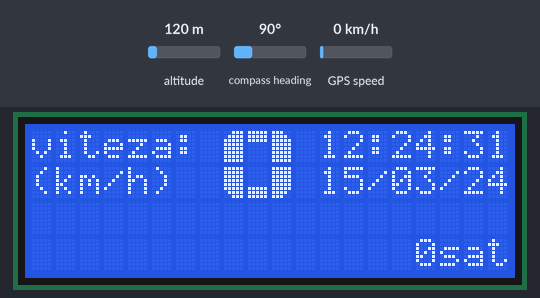
A sketch run on a simulated Arduino Uno, built with avr-gcc and run on an emulated ATmega328P. Shown: 20×4 character LCD. Inputs (shaded band) come from the test bench; at power-on: GPS speed 0 km/h, altitude 120 m, compass heading 90°. The GPS gets a fix after 3 s at 37.7749, -122.4194 with 8 satellites.

Above: at 1.3 s.
1.4 s: GPS speed set to 2 km/h
At 5.4 s:
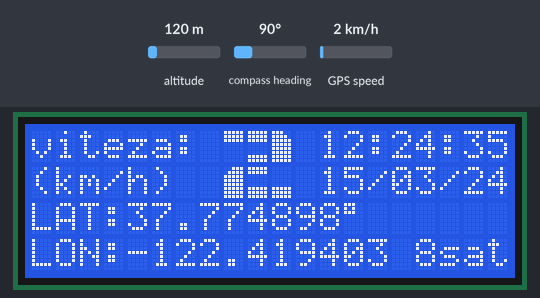
5.5 s: GPS speed set to 30 km/h
At 7.8 s:
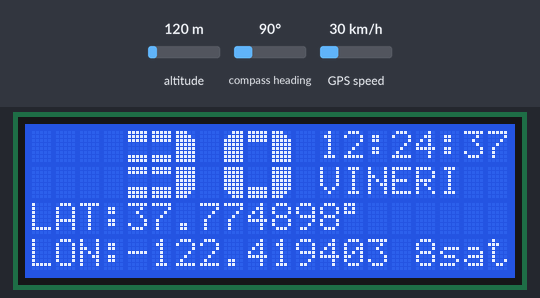
9.6 s: GPS speed set to 60 km/h
At 12.0 s:
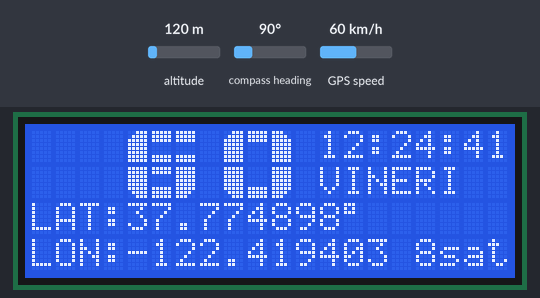
13.7 s: GPS speed set to 90 km/h
At 16.0 s:
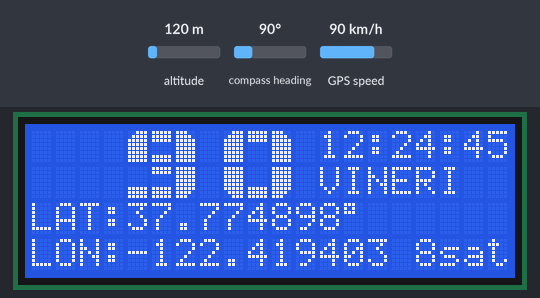
17.8 s: GPS speed set to 118 km/h
At 19.4 s:
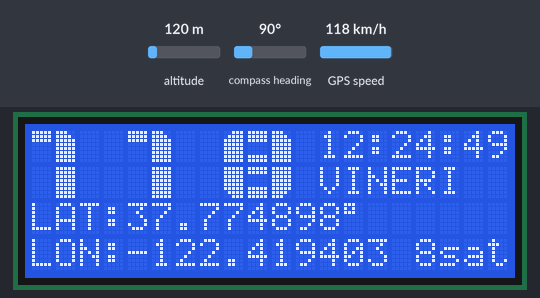
21.9 s: GPS speed set to 9 km/h
At 23.7 s:
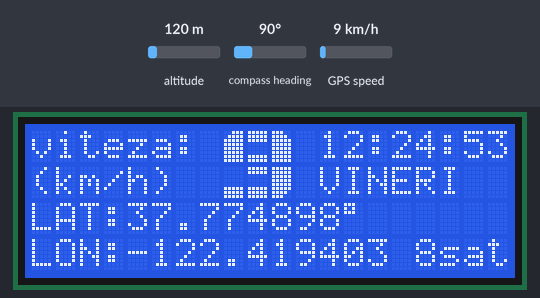
Timing chart, 0 to 25.2 s (numbered marks = the images above; inputs shaded):
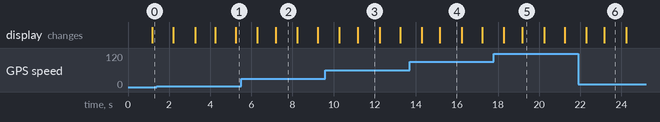

The sketch:

GPS_speedometer.ino
```cpp
// (licence header left out)
#include <TinyGPS++.h>        // include TinyGPS++ library
#include <TimeLib.h>          // include Arduino time library
#include <SoftwareSerial.h>   // include software serial library
#include <Wire.h>
#include <LiquidCrystal_I2C.h>

// Set the LCD address to 0x27 for a 20 chars and 4 line display
LiquidCrystal_I2C lcd(0x27, 20, 4);

TinyGPSPlus gps;

#define S_RX    4   // define software serial RX pin
#define S_TX    3   // define software serial TX pin

SoftwareSerial SoftSerial(S_RX, S_TX);   // configure SoftSerial library


#define time_offset   7200  // define a clock offset of 3600 seconds (1 hour) ==> UTC + 1

// variable definitions
//char Taim[]  = "TIME: 00:00:00";
//char Date[]  = "DATE: 00-00-2000";
char Taim[]  = "00:00:00";
char Date[]  = " 00/00/00";

byte last_second, Second, Minute, Hour, Day, Month;
int Year;

int spid;
int spid0 = 123;
double latit;
double longit;
byte sat;
byte x = 0;
byte y = 0;

// the 8 arrays that form each segment of the custom numbers
byte LT[8] =
{
  B00111,
  B01111,
  B11111,
  B11111,
  B11111,
  B11111,
  B11111,
  B11111
};
byte UB[8] =
{
  B11111,
  B11111,
  B11111,
  B00000,
  B00000,
  B00000,
  B00000,
  B00000
};
byte RT[8] =
{
  B11100,
  B11110,
  B11111,
  B11111,
  B11111,
  B11111,
  B11111,
  B11111
};
byte LL[8] =
{
  B11111,
  B11111,
  B11111,
  B11111,
  B11111,
  B11111,
  B01111,
  B00111
};
byte LB[8] =
{
  B00000,
  B00000,
  B00000,
  B00000,
  B00000,
  B11111,
  B11111,
  B11111
};
byte LR[8] =
{
  B11111,
  B11111,
  B11111,
  B11111,
  B11111,
  B11111,
  B11110,
  B11100
};
byte UMB[8] =
{
  B11111,
  B11111,
  B11111,
  B00000,
  B00000,
  B00000,
  B11111,
  B11111
};
byte LMB[8] =
{
  B11111,
  B11111,
  B00000,
  B00000,
  B00000,
  B11111,
  B11111,
  B11111
};


void setup(void)
{
  SoftSerial.begin(9600);  // initialize software serial at 9600 baud

  // set up the LCD's number of columns and rows
  lcd.begin(); // initialize the LCD
  // assignes each segment a write number
  lcd.createChar(8,LT);
  lcd.createChar(1,UB);
  lcd.createChar(2,RT);
  lcd.createChar(3,LL);
  lcd.createChar(4,LB);
  lcd.createChar(5,LR);
  lcd.createChar(6,UMB);
  lcd.createChar(7,LMB);
  lcd.clear(); // clear the screen
  lcd.backlight(); // Turn on the blacklight and print a message.

//  lcd.setCursor(1, 0); // move LCD cursor to column 1, row 0 [upper left position (0, 0)]
//  lcd.print("GPS CLOCK (UTC+2)");
}

void custom0O()
{ // uses segments to build the number 0
  lcd.setCursor(x,y);
  lcd.write(8);
  lcd.write(1);
  lcd.write(2);
  lcd.setCursor(x,y+1);
  lcd.write(3);
  lcd.write(4);
  lcd.write(5);
}

void custom1()
{
  lcd.setCursor(x,y);
  lcd.write(1);
  lcd.write(2);
  lcd.setCursor(x+1,y+1);
  lcd.write(255);
}

void custom2()
{
  lcd.setCursor(x,y);
  lcd.write(1);
  lcd.write(6);
  lcd.write(2);
  lcd.setCursor(x,y+1);
  lcd.write(8);
  lcd.write(7);
  lcd.write(4);
}

void custom3()
{
  lcd.setCursor(x,y);
  lcd.write(6);
  lcd.write(6);
  lcd.write(2);
  lcd.setCursor(x,y+1);
  lcd.write(7);
  lcd.write(7);
  lcd.write(5);
}

void custom4()
{
  lcd.setCursor(x,y);
  lcd.write(8);
  lcd.write(4);
  lcd.write(255);
  lcd.setCursor(x,y+1);
  lcd.write(1);
  lcd.write(1);
  lcd.write(255);
}

void custom5()
{
  lcd.setCursor(x,y);
  lcd.write(255);
  lcd.write(6);
  lcd.write(1);
  lcd.setCursor(x,y+1);
  lcd.write(7);
  lcd.write(7);
  lcd.write(5);
}

void custom6()
{
  lcd.setCursor(x,y);
  lcd.write(8);
  lcd.write(6);
  lcd.write(6);
  lcd.setCursor(x,y+1);
  lcd.write(3);
  lcd.write(7);
  lcd.write(5);
}

void custom7()
{
  lcd.setCursor(x,y);
  lcd.write(1);
  lcd.write(1);
  lcd.write(2);
  lcd.setCursor(x+1,y+1);
  lcd.write(8);
}

void custom8()
{
  lcd.setCursor(x,y);
  lcd.write(8);
  lcd.write(6);
  lcd.write(2);
  lcd.setCursor(x,y+1);
  lcd.write(3);
  lcd.write(7);
  lcd.write(5);
}

void custom9()
{
  lcd.setCursor(x,y);
  lcd.write(8);
  lcd.write(6);
  lcd.write(2);
  lcd.setCursor(x,y+1);
  lcd.write(4);
  lcd.write(7);
  lcd.write(5);
}

void customA()
{
  lcd.setCursor(x,y);
  lcd.write(8);
  lcd.write(6);
  lcd.write(2);
  lcd.setCursor(x,y+1);
  lcd.write(255);
  lcd.write(254);
  lcd.write(255);
}

void customB()
{
  lcd.setCursor(x,y);
  lcd.write(255);
  lcd.write(6);
  lcd.write(5);
  lcd.setCursor(x,y+1);
  lcd.write(255);
  lcd.write(7);
  lcd.write(2);
}

void customC()
{
  lcd.setCursor(x,y);
  lcd.write(8);
  lcd.write(1);
  lcd.write(1);
  lcd.setCursor(x,y+1);
  lcd.write(3);
  lcd.write(4);
  lcd.write(4);
}

void customD()
{
  lcd.setCursor(x,y);
  lcd.write(255);
  lcd.write(1);
  lcd.write(2);
  lcd.setCursor(x,y+1);
  lcd.write(255);
  lcd.write(4);
  lcd.write(5);
}

void customE()
{
  lcd.setCursor(x,y);
  lcd.write(255);
  lcd.write(6);
  lcd.write(6);
  lcd.setCursor(x,y+1);
  lcd.write(255);
  lcd.write(7);
  lcd.write(7);
}

void customF()
{
  lcd.setCursor(x,y);
  lcd.write(255);
  lcd.write(6);
  lcd.write(6);
  lcd.setCursor(x,y);
  lcd.write(255);
}

void customG()
{
  lcd.setCursor(x,y);
  lcd.write(8);
  lcd.write(1);
  lcd.write(1);
  lcd.setCursor(x,y+1);
  lcd.write(3);
  lcd.write(4);
  lcd.write(2);
}

void customH()
{
  lcd.setCursor(x,y);
  lcd.write(255);
  lcd.write(4);
  lcd.write(255);
  lcd.setCursor(x,y+1);
  lcd.write(255);
  lcd.write(254);
  lcd.write(255);
}

void customI()
{
  lcd.setCursor(x,y);
  lcd.write(1);
  lcd.write(255);
  lcd.write(1);
  lcd.setCursor(x,y+1);
  lcd.write(4);
  lcd.write(255);
  lcd.write(4);
}

void customJ()
{
  lcd.setCursor(x+2,y);
  lcd.write(255);
  lcd.setCursor(x,y+1);
  lcd.write(4);
  lcd.write(4);
  lcd.write(5);
}

void customK()
{
  lcd.setCursor(x,y);
  lcd.write(255);
  lcd.write(4);
  lcd.write(5);
  lcd.setCursor(x,y+1);
  lcd.write(255);
  lcd.write(254);
  lcd.write(2);
}

void customL()
{
  lcd.setCursor(x,y);
  lcd.write(255);
  lcd.setCursor(x,y+1);
  lcd.write(255);
  lcd.write(4);
  lcd.write(4);
}

void customM()
{
  lcd.setCursor(x,y);
  lcd.write(8);
  lcd.write(3);
  lcd.write(5);
  lcd.write(2);
  lcd.setCursor(x,y+1);
  lcd.write(255);
  lcd.write(254);
  lcd.write(254);
  lcd.write(255);
}

void customN()
{
  lcd.setCursor(x,y);
  lcd.write(8);
  lcd.write(2);
  lcd.write(254);
  lcd.write(255);
  lcd.setCursor(x,y+1);
  lcd.write(255);
  lcd.write(254);
  lcd.write(3);
  lcd.write(5);
}

void customP()
{
  lcd.setCursor(x,y);
  lcd.write(255);
  lcd.write(6);
  lcd.write(2);
  lcd.setCursor(x,y+1);
  lcd.write(255);
}

void customQ()
{
  lcd.setCursor(x,y);
  lcd.write(8);
  lcd.write(1);
  lcd.write(2);
  lcd.setCursor(x,y+1);
  lcd.write(3);
  lcd.write(4);
  lcd.write(255);
  lcd.write(4);
}

void customR()
{
  lcd.setCursor(x,y);
  lcd.write(255);
  lcd.write(6);
  lcd.write(2);
  lcd.setCursor(x,y+1);
  lcd.write(255);
  lcd.write(254);
  lcd.write(2);
}

void customS()
{
  lcd.setCursor(x,y);
  lcd.write(8);
  lcd.write(6);
  lcd.write(6);
  lcd.setCursor(x,y+1);
  lcd.write(7);
  lcd.write(7);
  lcd.write(5);
}

void customT()
{
  lcd.setCursor(x,y);
  lcd.write(1);
  lcd.write(255);
  lcd.write(1);
  lcd.setCursor(x,y+1);
  lcd.write(254);
  lcd.write(255);
}

void customU()
{
  lcd.setCursor(x,y);
  lcd.write(255);
  lcd.write(254);
  lcd.write(255);
  lcd.setCursor(x,y+1);
  lcd.write(3);
  lcd.write(4);
  lcd.write(5);
}

void customV()
{
  lcd.setCursor(x,y);
  lcd.write(3);
  lcd.write(254);
  lcd.write(254);
  lcd.write(5);
  lcd.setCursor(x+1,y+1);
  lcd.write(2);
  lcd.write(8);
}

void customW()
{
  lcd.setCursor(x,y);
  lcd.write(255);
  lcd.write(254);
  lcd.write(254);
  lcd.write(255);
  lcd.setCursor(x,y+1);
  lcd.write(3);
  lcd.write(8);
  lcd.write(2);
  lcd.write(5);
}

void customX()
{
  lcd.setCursor(x,y);
  lcd.write(3);
  lcd.write(4);
  lcd.write(5);
  lcd.setCursor(x,y+1);
  lcd.write(8);
  lcd.write(254);
  lcd.write(2);
}

void customY()
{
  lcd.setCursor(x,y);
  lcd.write(3);
  lcd.write(4);
  lcd.write(5);
  lcd.setCursor(x+1,y+1);
  lcd.write(255);
}

void customZ()
{
  lcd.setCursor(x,y);
  lcd.write(1);
  lcd.write(6);
  lcd.write(5);
  lcd.setCursor(x,y+1);
  lcd.write(8);
  lcd.write(7);
  lcd.write(4);
}

void customqm()
{
  lcd.setCursor(x,y);
  lcd.write(1);
  lcd.write(6);
  lcd.write(2);
  lcd.setCursor(x,y+1);
  lcd.write(254);
  lcd.write(7);
}

void customsm()
{
  lcd.setCursor(x,y);
  lcd.write(255);
  lcd.setCursor(x,y+1);
  lcd.write(7);
}

void customplus()  // made by niq_ro
{
  lcd.setCursor(x,y);
  lcd.write(4);
  lcd.write(255);
  lcd.write(4);
  lcd.setCursor(x,y+1);
  lcd.write(1);
  lcd.write(255);
  lcd.write(1);
}

void customminus() // made by niq_ro
{
  lcd.setCursor(x,y);
  lcd.write(4);
  lcd.write(4);
  lcd.write(4);
  lcd.setCursor(x,y+1);
  lcd.write(1);
  lcd.write(1);
  lcd.write(1);
}

void customgrad()
{
  lcd.setCursor(x,y);
  lcd.write(1);
  lcd.write(8);
  lcd.write(1);
  lcd.write(1);
  lcd.setCursor(x,y+1);
  lcd.write(254);
  lcd.write(3);
  lcd.write(4);
  lcd.write(4);
}

void spatiu()
{
  lcd.setCursor(x,y);
  lcd.print("    ");
  lcd.setCursor(x,y+1);
  lcd.print("    ");
}

// subrutina de afisare a numerelor
void afisare(int numar)
{
  switch (numar)
  {
    case 0:
    custom0O();
    break;

    case 1:
    custom1();
    break;

    case 2:
    custom2();
    break;

    case 3:
    custom3();
    break;

    case 4:
    custom4();
    break;

    case 5:
    custom5();
    break;

    case 6:
    custom6();
    break;

    case 7:
    custom7();
    break;

    case 8:
    custom8();
    break;

    case 9:
    custom9();
    break;
  }
}

void viteza(int spid2)
{
lcd.setCursor(x,y);  // move cursor to column 0 row 0
lcd.print("           ");
lcd.setCursor(x,y+1);  // move cursor to column 0 row 1
lcd.print("           ");

if (spid2 >= 100)
{
  x = 0;
  afisare(int(spid2/100));

  x = x + 4;
  afisare(int(int(spid2%100)/10));

  x = x + 4;
  afisare(int(int(spid2%100)%10));
}

if (spid2 > 10 and spid2 < 100)
{
  x = 0;
  spatiu();

  x = x + 4;
  afisare(int(int(spid2%100)/10));

  x = x + 4;
  afisare(int(int(spid2%100)%10));
}

if (spid2 < 10)
{
/*
  x = 0;
  spatiu();

  x = x + 4;
  spatiu();
*/
         lcd.setCursor(x,y);  // move cursor to column 0 row 0
         lcd.print("viteza: ");
         lcd.setCursor(x,y+1);  // move cursor to column 0 row 1
         lcd.print("(km/h)  ");

  x = x + 8;
  afisare(int(int(spid2%100)%10));
}
}


void loop()
{
  while (SoftSerial.available() > 0)
  {
    if (gps.encode(SoftSerial.read()))
    {
      // get time from GPS module
      if (gps.time.isValid())
      {
        Minute = gps.time.minute();
        Second = gps.time.second();
        Hour   = gps.time.hour();
      }

      // get date from GPS module
      if (gps.date.isValid())
      {
        Day   = gps.date.day();
        Month = gps.date.month();
        Year  = gps.date.year();
      }

      // get speed from GPS module
      if (gps.speed.isValid())
      {
        spid  = gps.speed.kmph();
      }

      // get location from GPS module
      if (gps.location.isValid())
      {
       latit =  gps.location.lat();
       longit = gps.location.lng();
      }

      // get received sattelites from GPS module
      if (gps.satellites.isValid())
      {
       sat =  gps.satellites.value();
      }

      if(last_second != gps.time.second())  // if time has changed
      {
        last_second = gps.time.second();

        // set current UTC time
        setTime(Hour, Minute, Second, Day, Month, Year);
        // add the offset to get local time
        adjustTime(time_offset);

        // update time array
        Taim[6] = second() / 10 + '0';
        Taim[7] = second() % 10 + '0';
        Taim[3]  = minute() / 10 + '0';
        Taim[4] = minute() % 10 + '0';
        Taim[0]  = hour()   / 10 + '0';
        Taim[1]  = hour()   % 10 + '0';

        // update date array
        Date[7] = (year()  / 10) % 10 + '0';
        Date[8] =  year()  % 10 + '0';
        Date[4]  =  month() / 10 + '0';
        Date[5] =  month() % 10 + '0';
        Date[1]  =  day()   / 10 + '0';
        Date[2]  =  day()   % 10 + '0';

        // print time & date
        //lcd.setCursor(11, 3);  // move cursor to column 11, row 3
        lcd.setCursor(12, 0);     // move cursor to column 12 row 0
        lcd.print(Taim);         // print time (HH:MM:SS)
        lcd.setCursor(11, 1);     // move cursor to column 11 row 1
        if ((millis()/1000)%4 == 0 or (millis()/1000)%4 == 1)
        lcd.print(Date);         // print date (DD-MM-YY)
        else
        print_wday(weekday());   // print day of the week
        x = 0;
        y = 0;

    //spid = random(120);
    if (spid != spid0) viteza(spid);

    spid0 = spid;
 if (latit != 0.)
 {
 lcd.setCursor(0,2); // move cursor to column 0 row 2
 lcd.print("LAT:");
 lcd.print(latit,6);
 lcd.write(0b11011111);
 lcd.setCursor(0,3); // move cursor to column 0 row 3
 lcd.print("LON:");
 lcd.print(longit,6);
 lcd.write(0b11011111);
 }
 lcd.setCursor(15,3); // move cursor to column 10 row 3
 if (sat < 10)  lcd.print(" ");
 lcd.print(sat);
 lcd.print("sat");
      }

    }

  }

}  // end main loop

// function for displaying day of the week
void print_wday(byte wday)
{
  switch(wday)
  {
    case 1:  lcd.print(" DUMINICA");   break;
    case 2:  lcd.print(" LUNI    ");   break;
    case 3:  lcd.print(" MARTI   ");   break;
    case 4:  lcd.print(" MIERCURI");   break;
    case 5:  lcd.print(" JOI     ");   break;
    case 6:  lcd.print(" VINERI  ");   break;
    default: lcd.print(" SAMBATA ");
  }

}
// end of code.
```

Measured:
- after the input at 1.4 s, the display: first differs from a run without the input after 1.9 s (image 1 shows a later state)
- after the input at 5.5 s, the display: first changes after 0.78 s (image 2 shows a later state)
- after the input at 9.6 s, the display: first changes after 0.69 s (image 3 shows a later state)
- after the input at 13.7 s, the display: first changes after 0.59 s (image 4 shows a later state)
- after the input at 17.8 s, the display: first changes after 0.48 s (image 5 shows a later state)
- after the input at 21.9 s, the display: first changes after 0.38 s (image 6 shows a later state)
- what the display in image 2 shows lasts 1.0 s, from 7.2 s to 8.2 s
